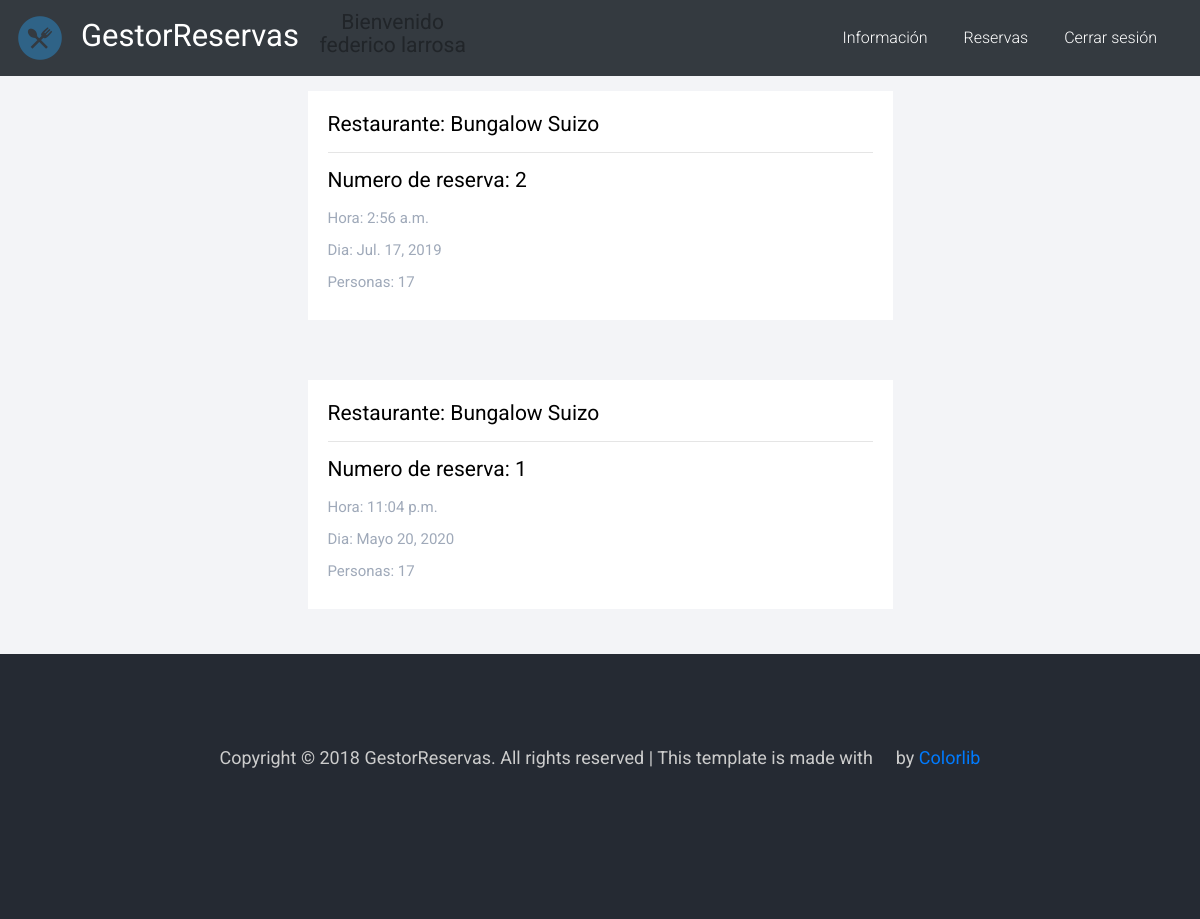
/reservas/ (signed in), run on the app's committed database.
### listado/models.py (models this page shows, shortened)
class Reserva(models.Model):
    PERSONAS = (
        ('1', '1'), ('2', '2'), ('3', '3'), ('4', '4'), ('5', '5'), ('6', '6'), ('7', '7'), ('8', '8'), ('9', '9'), ('10', '10'), ('11', '11'), ('12', '12'),
        ('13', '13'), ('14', '14'), ('15', '15'),('16', '16'), ('17', '17'),('18', '18'),('19', '19'),('20', '20'),
    )
    User= models.ForeignKey(User, on_delete=models.CASCADE, blank=True, null=True)
    restaurante = models.ForeignKey(restaurante, on_delete=models.CASCADE, blank=True, null=True)
    nombre = models.CharField(max_length=100)
    apellido = models.CharField(max_length=100)
    telefono = models.IntegerField(default=0)
    email = models.EmailField(max_length=100)
    personas = models.CharField(max_length=20, choices=PERSONAS)
    dia = models.DateField(null=True)
    hora = models.TimeField(null=True)
    mesa= models.IntegerField(null=True)

class restaurante(models.Model):
    OPCIONES = (
         ('Si', 'Si'),
         ('No', 'No'),
     )
    TIPOCOMIDA = (
        ('Vegana', 'Vegana'),
        ('Pastas', 'Pastas'),
        ('Parrilla', 'Parrilla'),
    )
    image = models.ImageField(default='default.jpg', upload_to='restaurant_pics')
    nombre = models.CharField(max_length=100)
    rating = models.IntegerField(null=True)
    ubicacion = models.CharField(max_length=200)
    horarios = models.CharField(max_length=100)
    telefono_restaurante = models.CharField(max_length=100)
    email_restaurante = models.EmailField(max_length=100)
    fumar = models.CharField(max_length=20, choices=OPCIONES)
    wifi = models.CharField(max_length=20, choices=OPCIONES)
    estacionamiento = models.CharField(max_length=20, choices=OPCIONES)
    tarjetas = models.CharField(max_length=20, choices=OPCIONES)
    tipoComida = models.CharField(max_length=100, choices=TIPOCOMIDA)
    comentarios = models.TextField(max_length=500)
    mesas_total= models.IntegerField(null=True)
    Menu = models.ManyToManyField(menu)
    def __str__(self):
        return self.nombre

### reservas/views.py (the view)
# urls.py: path('', ReservaListView.as_view(), name='reservas'),
class ReservaListView(ListView):
    template_name = 'reservas/opciones.html'
    context_object_name = 'reservas'
    paginate_by = 5
    ordering = ['-id']
    def get_queryset(self):
        return Reserva.objects.filter(User=self.request.user).order_by('-id')

### reservas/templates/reservas/opciones.html (shortened to what this page needs)
{% extends 'home/base.html' %}
{% load static %}
{% block content %}
<section>
{% for reserva in reservas %}
<div class="row light-bg detail-options-wrap justify-content-center">
    <div class="col-sm-6 col-lg-12 col-xl-6 featured-responsive">
        <div class="featured-place-wrap">
            <a href="{% url 'reserva-detalles' pk=reserva.pk %}">
                <div class="featured-title-box">
                    <h6>Restaurante: {{reserva.restaurante}}
                        <hr>
                        Numero de reserva: {{reserva.pk}}
                    </h6>
                    <ul>
                        <li>
                            <p>Hora: {{reserva.hora}}</p>
                        </li>
                        <li>
                            <p>Dia: {{reserva.dia}}</p>
                        </li>
                        <li>
                            <p>Personas: {{reserva.personas}}</p>
                        </li>
                    </ul>
                </div>
            </a>
        </div>
    </div>
</div>
<div class="justify-content-center">
        {% endfor %}
</div>
</section>
{% endblock %}

### home/templates/home/base.html (shortened to what this page needs)
{% load staticfiles %}
{% load bootstrap_tags %}
{% load crispy_forms_tags %}
<!DOCTYPE html>
<html lang="en">
<head>
    <link rel="stylesheet" href="{% static 'css/bootstrap.min.css' %}">
    <link rel="stylesheet" href="{% static 'css/simple-line-icons.css' %}">
    <link rel="stylesheet" href="{% static 'css/themify-icons.css' %}">
    <link rel="stylesheet" href="{% static 'css/set1.css' %}">
    <link rel="stylesheet" href="{% static 'css/style.css' %}">
    <link href="https://unpkg.com/gijgo@1.9.13/css/gijgo.min.css" rel="stylesheet" type="text/css" />
</head>
<body>
    <div class="bg-dark sticky-top">
            <div class="container-fluid text-center">
                <div class="row">
                    <div class="col-md-12">
                        <nav class="navbar navbar-expand-lg navbar-light">
                            {% url 'index' as the_url %}
                                {% if the_url %}
                                    <a class="navbar-brand" href="{{ the_url }}">
                                {% endif %}
                                <img src="{% static 'images/favicon.png' %}" width="50" height="50" class="d-inline-block aling-top mr-3" alt="">GestorReservas</a>
            {% if user.is_authenticated %}
            <h6> Bienvenido {{user.first_name}} {{user.last_name}}</h6>
                    {% endif %}
                              <div class="collapse navbar-collapse justify-content-end" id="navbarNavDropdown">
                                <ul class="navbar-nav">
                                {% if user.is_authenticated %}
                                    <li class="nav-item active">
                                        {% url 'informacion' as the_url %}
                                        {% if the_url %}
                                            <a class="nav-link" href="{{ the_url }}">Información</a>
                                        {% endif %}
                                    </li>
                                    <li class="nav-item active">
                                            {% url 'reservas' as the_url %}
                                            {% if the_url %}
                                                <a class="nav-link" href="{{ the_url }}">Reservas</a>
                                            {% endif %}
                                    </li>
                                    <li class="nav-item active">
                                            {% url 'logout' as the_url %}
                                            {% if the_url %}
                                                <a class="nav-link" href="{{ the_url }}">Cerrar sesión</a>
                                            {% endif %}
                                    </li>
                            {% endif %}
                        </nav>
                    </div>
                </div>
            </div>
    </div>
    {% block content %} {% endblock %}
    <footer class="main-block dark-bg">
        <div class="container">
            <div class="row">
                <div class="col-md-12">
                    <div class="copyright">
                        <p>Copyright &copy; 2018 GestorReservas. All rights reserved | This template is made with <i class="ti-heart" aria-hidden="true"></i> by <a href="https://colorlib.com" target="_blank">Colorlib</a></p>
                        <ul>
                            <li><a href="#"><span class="ti-facebook"></span></a></li>
                            <li><a href="#"><span class="ti-twitter-alt"></span></a></li>
                            <li><a href="#"><span class="ti-instagram"></span></a></li>
                        </ul>
                    </div>
                </div>
            </div>
        </div>
    </footer>
</body>
</html>

### gestor/static/css/style.css (style rules this page uses)
body { font-family: 'Roboto', sans-serif; }
h6 { font-size: 21px; font-weight: 400; }
p { font-size: 15px; }
.main-block { padding: 90px 0; }
.light-bg { background: #f3f4f7; }
.dark-bg { background: #252a33; }
.navbar { padding: .5rem 0; }
.navbar-brand { font-size: 31px; }
.navbar-light .navbar-brand { color: #fff; }
.navbar-light .navbar-nav .active > .nav-link { color: #fff; }
.navbar-light .navbar-nav .nav-link { font-size: 16px; font-weight: 300; color: #fff; }
.nav-item { margin: 0 20px 0 0; }
.featured-place-wrap { background: #fff; margin: 0 0 30px; -webkit-transition: all 0.5s ease; -o-transition: all 0.5s ease; transition: all 0.5s ease; position: relative; }
.featured-place-wrap a { display: block; text-decoration: none; color: #000; }
.featured-title-box { padding: 22px 20px; }
.featured-title-box h6 { overflow: hidden; white-space: nowrap; -o-text-overflow: ellipsis; text-overflow: ellipsis; margin-bottom: 5px; }
.featured-title-box p { color: #9fa9b9; display: inline-block; margin: 0; }
.featured-title-box ul { padding: 0; margin: 10px 0 0; }
.featured-title-box ul li { list-style: none; color: #737882; line-height: 2; }
.featured-title-box ul li p { margin: 0; }
footer { position: relative; }
.copyright { text-align: center; }
.copyright p { font-size: 18px; font-weight: 400; color: #ccc; margin: 0; }
.copyright ul { margin: 25px 0 0; padding: 0; }
.copyright ul li { list-style: none; display: inline-block; }
.copyright ul li a { color: #ccc; font-size: 22px; padding: 0 10px; opacity: 0.6; -webkit-transition: 0.3s; -o-transition: 0.3s; transition: 0.3s; }
.detail-options-wrap { padding: 15px 0; }

### data on the page
Reserva: restaurante "Bungalow Suizo", pk "2", hora "2:56 a.m.", dia "Jul. 17, 2019", personas "17"
Reserva: restaurante "Bungalow Suizo", pk "1", hora "11:04 p.m.", dia "Mayo 20, 2020", personas "17"

### other printed values
{{ user.first_name }} "federico"
{{ user.last_name }} "larrosa"
